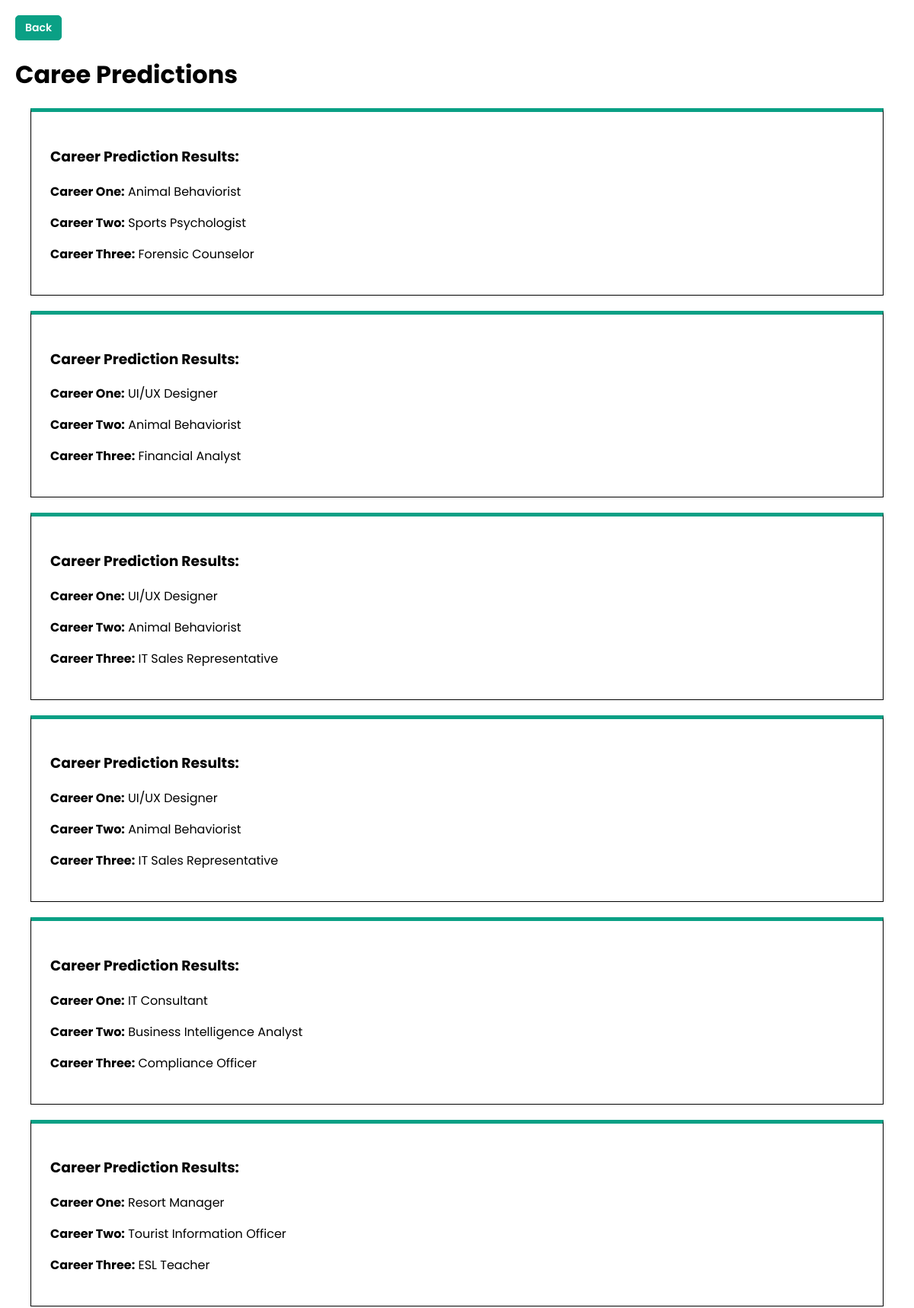
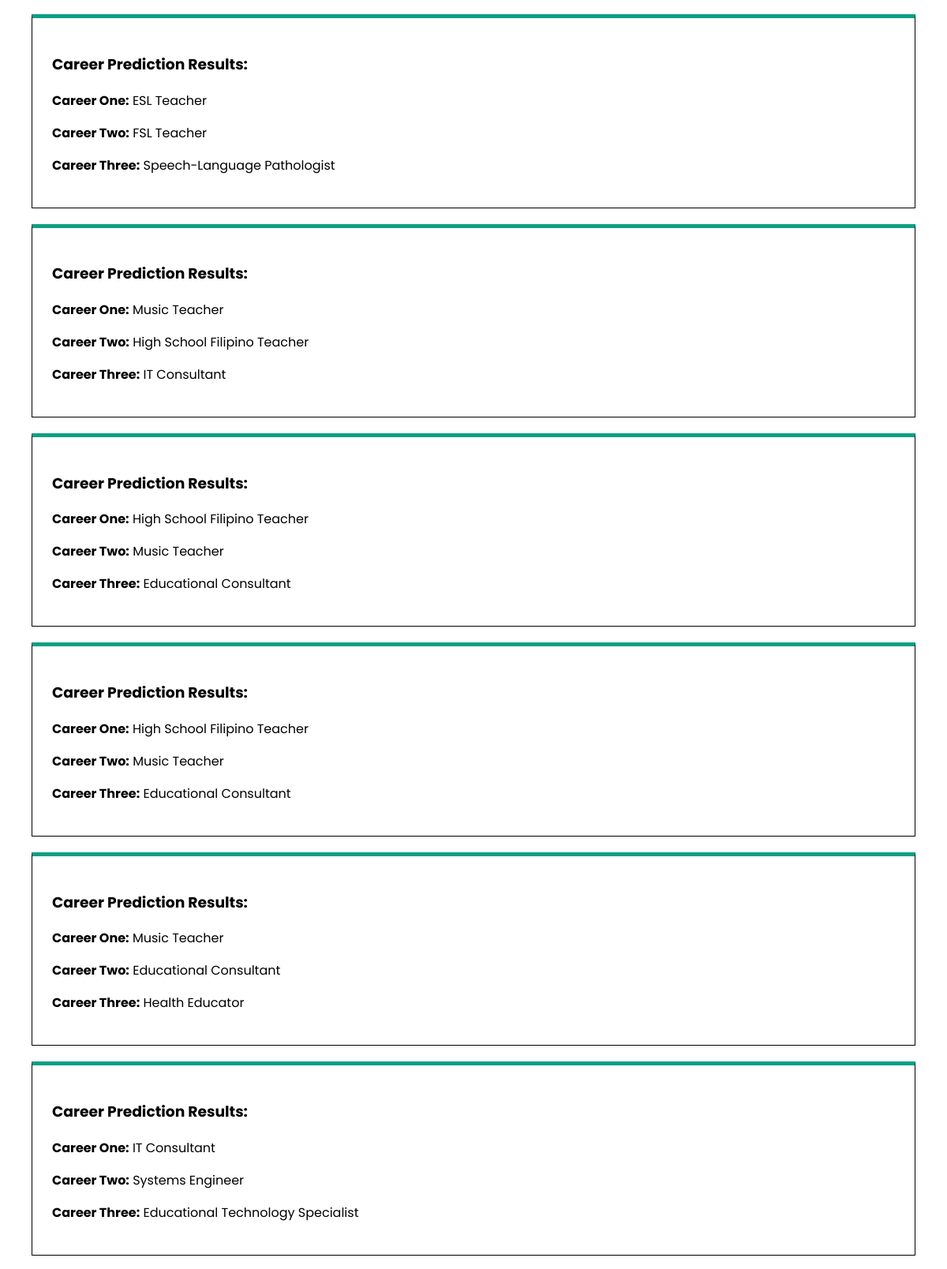
The page /display_data/ (upper part) on the database its author committed (2 pictures, top to bottom).
### thesisapp/models.py (models this page shows)
class PredictionResult(models.Model):
    career_one = models.CharField(max_length=100, null=True)
    career_two = models.CharField(max_length=100, null=True)
    career_three = models.CharField(max_length=100, null=True)

### thesisapp/views.py (the view)
# urls.py: path('display_data/', views.display_data, name='display_data'),
def display_data(request):
    user_data = UserHistory.objects.all()
    prediction_results = PredictionResult.objects.all()
    return render(request, 'history_page.html', {'user_data': user_data, 'prediction_results': prediction_results})

### template/history_page.html (shortened to what this page needs)
<!DOCTYPE html>
<html lang="en">
  <head>
    {% load static %}
    <link rel="stylesheet" href="{% static 'history_page.css' %}" />
  </head>
  <body>
    <button id="back_btn" title="Go back to previous page">Back</button>
    <h1>Caree Predictions</h1>
      {% for prediction_result in prediction_results reversed %}
      <div class="prediction_result">
        <h3>Career Prediction Results:</h3>
        <p><strong>Career One:</strong> {{ prediction_result.career_one }}</p>
        <p><strong>Career Two:</strong> {{ prediction_result.career_two }}</p>
        <p>
          <strong>Career Three:</strong> {{ prediction_result.career_three }}
        </p>
      </div>
      {%endfor%}
  </body>
</html>

### static/history_page.css (style rules this page uses)
body { margin: 20px; font-family: "Poppins", "sans-serif"; }
h1 { margin-bottom: 0px; }
.prediction_result { border: 1px solid black; border-top: 5px solid #0aa085; padding: 25px; margin: 20px; }
#back_btn { text-decoration: none; font-family: "Poppins", sans-serif; font-optical-sizing: auto; font-weight: 700; font-style: normal; font-size: 14px; color: white; padding: 5px 12px; font-weight: 600; border: 1px solid #0aa085; border-radius: 5px; background-color: #0aa085; cursor: pointer; }

### rows shown on the page
PredictionResult: career_one "Animal Behaviorist", career_two "Sports Psychologist", career_three "Forensic Counselor"
PredictionResult: career_one "UI/UX Designer", career_two "Animal Behaviorist", career_three "Financial Analyst"
PredictionResult: career_one "UI/UX Designer", career_two "Animal Behaviorist", career_three "IT Sales Representative"
PredictionResult: career_one "UI/UX Designer", career_two "Animal Behaviorist", career_three "IT Sales Representative"
PredictionResult: career_one "IT Consultant", career_two "Business Intelligence Analyst", career_three "Compliance Officer"
PredictionResult: career_one "Resort Manager", career_two "Tourist Information Officer", career_three "ESL Teacher"
PredictionResult: career_one "ESL Teacher", career_two "FSL Teacher", career_three "Speech-Language Pathologist"
PredictionResult: career_one "Music Teacher", career_two "High School Filipino Teacher", career_three "IT Consultant"
PredictionResult: career_one "High School Filipino Teacher", career_two "Music Teacher", career_three "Educational Consultant"
PredictionResult: career_one "High School Filipino Teacher", career_two "Music Teacher", career_three "Educational Consultant"
PredictionResult: career_one "Music Teacher", career_two "Educational Consultant", career_three "Health Educator"
PredictionResult: career_one "IT Consultant", career_two "Systems Engineer", career_three "Educational Technology Specialist"
